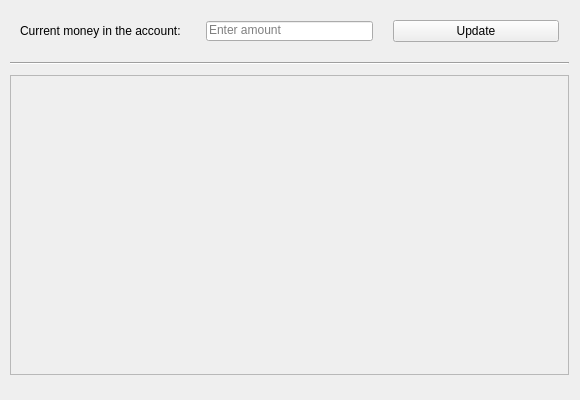
<?xml version="1.0" encoding="UTF-8"?>
<ui version="4.0">
 <class>MainWindow</class>
 <widget class="QMainWindow" name="MainWindow">
  <property name="enabled">
   <bool>true</bool>
  </property>
  <property name="sizePolicy">
   <sizepolicy hsizetype="MinimumExpanding" vsizetype="MinimumExpanding">
    <horstretch>0</horstretch>
    <verstretch>0</verstretch>
   </sizepolicy>
  </property>
  <property name="minimumSize">
   <size>
    <width>580</width>
    <height>400</height>
   </size>
  </property>
  <property name="maximumSize">
   <size>
    <width>580</width>
    <height>400</height>
   </size>
  </property>
  <property name="windowTitle">
   <string>Expenses Calculator</string>
  </property>
  <widget class="QWidget" name="centralwidget">
   <property name="sizePolicy">
    <sizepolicy hsizetype="Minimum" vsizetype="Minimum">
     <horstretch>0</horstretch>
     <verstretch>0</verstretch>
    </sizepolicy>
   </property>
   <property name="minimumSize">
    <size>
     <width>0</width>
     <height>0</height>
    </size>
   </property>
   <widget class="QWidget" name="verticalLayoutWidget">
    <property name="geometry">
     <rect>
      <x>10</x>
      <y>10</y>
      <width>559</width>
      <height>368</height>
     </rect>
    </property>
    <layout class="QVBoxLayout" name="verticalLayout" stretch="2,0,5">
     <property name="spacing">
      <number>10</number>
     </property>
     <property name="sizeConstraint">
      <enum>QLayout::SetMinAndMaxSize</enum>
     </property>
     <item>
      <layout class="QHBoxLayout" name="horizontalLayout" stretch="1,1,1">
       <property name="spacing">
        <number>20</number>
       </property>
       <property name="sizeConstraint">
        <enum>QLayout::SetDefaultConstraint</enum>
       </property>
       <property name="leftMargin">
        <number>10</number>
       </property>
       <property name="topMargin">
        <number>10</number>
       </property>
       <property name="rightMargin">
        <number>10</number>
       </property>
       <property name="bottomMargin">
        <number>10</number>
       </property>
       <item>
        <widget class="QLabel" name="label_2">
         <property name="sizePolicy">
          <sizepolicy hsizetype="Preferred" vsizetype="Preferred">
           <horstretch>1</horstretch>
           <verstretch>1</verstretch>
          </sizepolicy>
         </property>
         <property name="minimumSize">
          <size>
           <width>0</width>
           <height>0</height>
          </size>
         </property>
         <property name="maximumSize">
          <size>
           <width>170000</width>
           <height>170000</height>
          </size>
         </property>
         <property name="text">
          <string>Current money in the account:</string>
         </property>
        </widget>
       </item>
       <item>
        <widget class="QLineEdit" name="total_money">
         <property name="sizePolicy">
          <sizepolicy hsizetype="MinimumExpanding" vsizetype="Fixed">
           <horstretch>2</horstretch>
           <verstretch>0</verstretch>
          </sizepolicy>
         </property>
         <property name="minimumSize">
          <size>
           <width>0</width>
           <height>20</height>
          </size>
         </property>
         <property name="maximumSize">
          <size>
           <width>100000</width>
           <height>20</height>
          </size>
         </property>
         <property name="sizeIncrement">
          <size>
           <width>0</width>
           <height>0</height>
          </size>
         </property>
         <property name="layoutDirection">
          <enum>Qt::LeftToRight</enum>
         </property>
         <property name="alignment">
          <set>Qt::AlignLeading|Qt::AlignLeft|Qt::AlignTop</set>
         </property>
         <property name="placeholderText">
          <string>Enter amount</string>
         </property>
        </widget>
       </item>
       <item>
        <widget class="QPushButton" name="update_button">
         <property name="enabled">
          <bool>true</bool>
         </property>
         <property name="sizePolicy">
          <sizepolicy hsizetype="Minimum" vsizetype="Fixed">
           <horstretch>1</horstretch>
           <verstretch>0</verstretch>
          </sizepolicy>
         </property>
         <property name="minimumSize">
          <size>
           <width>0</width>
           <height>0</height>
          </size>
         </property>
         <property name="maximumSize">
          <size>
           <width>10000000</width>
           <height>16777215</height>
          </size>
         </property>
         <property name="text">
          <string>Update</string>
         </property>
        </widget>
       </item>
      </layout>
     </item>
     <item>
      <widget class="Line" name="line">
       <property name="orientation">
        <enum>Qt::Horizontal</enum>
       </property>
      </widget>
     </item>
     <item>
      <widget class="QScrollArea" name="scrollArea">
       <property name="sizePolicy">
        <sizepolicy hsizetype="Maximum" vsizetype="Minimum">
         <horstretch>0</horstretch>
         <verstretch>2</verstretch>
        </sizepolicy>
       </property>
       <property name="minimumSize">
        <size>
         <width>500</width>
         <height>300</height>
        </size>
       </property>
       <property name="maximumSize">
        <size>
         <width>600</width>
         <height>300</height>
        </size>
       </property>
       <property name="widgetResizable">
        <bool>true</bool>
       </property>
       <widget class="QWidget" name="scrollAreaWidgetContents_2">
        <property name="geometry">
         <rect>
          <x>0</x>
          <y>0</y>
          <width>555</width>
          <height>298</height>
         </rect>
        </property>
       </widget>
      </widget>
     </item>
    </layout>
   </widget>
  </widget>
  <widget class="QMenuBar" name="menubar">
   <property name="enabled">
    <bool>true</bool>
   </property>
   <property name="geometry">
    <rect>
     <x>0</x>
     <y>0</y>
     <width>580</width>
     <height>21</height>
    </rect>
   </property>
  </widget>
 </widget>
 <resources/>
 <connections/>
</ui>
